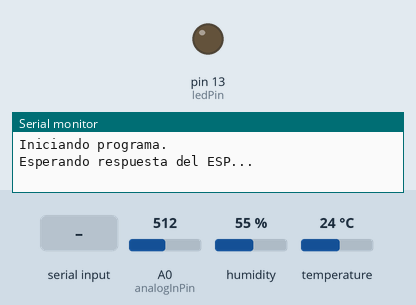
This sketch was run on a simulated Arduino Uno, built with avr-gcc and run on an emulated ATmega328P. On the bench: output pins drawn as LEDs (lit = HIGH), the last lines printed to the serial monitor. The test bench sets the inputs (shaded band); at power-on: A0 (analogInPin) = 512, humidity 55 %, temperature 24 °C.

Above: at 2.3 s.
2.4 s: "Welcome\n" received over the second serial link
At 3.5 s:
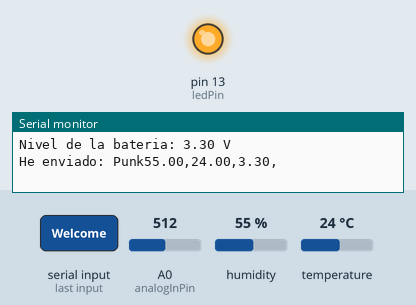
3.9 s: "Successful\n" received over the second serial link
Timing chart, 0 to 6.9 s (numbered marks = the images above; inputs shaded):
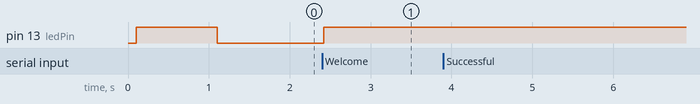

Measured:
- after the input at 2.4 s, pin 13 (ledPin): LOW → HIGH at once

The sketch:

Micro_ADCtoESPserial.ino
```cpp
  /*
 INPUTS:
 - Sensor DHT11 or 22
 - Analog input (battery)

 OUTPUTS:
 - Serial
*/

// Incluimos librerías
#include <DHT.h>              // DHT sensor
#include <JeeLib.h>           // Low power functions library
#include <SoftwareSerial.h>   // Serial comm wih ESP

// Definimos el pin digital donde se conecta el sensor
#define DHTPIN 5
// Definimos el tipo de sensor DHT: 11 o 22
#define DHTTYPE DHT22
// Y los demás
#define analogInPin A0
#define ledPin 13

// Inicializamos el sensor DHT11
DHT dht(DHTPIN, DHTTYPE);

// Inicializar instancia de comunicación serial por software
SoftwareSerial mySerial(11, 12); // RX, TX

const int WAIT_TIME = 1;            // Número de minutos entre medidas
int sensorValue;              // value read from the ADC
int sensorValuedummy;         // value read from the ADC to be discarded
float battery;
int sendFlag;
String S = "" ;

// Interrupciones para bajo consumo
ISR(WDT_vect) { Sleepy::watchdogEvent(); } // Setup the watchdog


void setup() {
  Serial.begin(115200);
  while (!Serial);                // wait for serial port to connect. Needed for native USB port only
  Serial.println("Iniciando programa.");
  Serial.println("Esperando respuesta del ESP...");
  pinMode(ledPin, OUTPUT);
  delay(100);
  digitalWrite(ledPin, HIGH);
  delay(1000);
  digitalWrite(ledPin, LOW);

  // Comenzamos el sensor DHT
  dht.begin();

  mySerial.begin(9600);   // set the data rate for the SoftwareSerial port
  sendFlag = 0;           // 0: Listening through serial / 1: Sending data / 2: Waiting
}


void loop() {
  // En modo escucha serial
  if (sendFlag == 0){
    // Leer datos seriales
    if (mySerial.available()) {
      char c = mySerial.read();
      Serial.print(c);
      if ( c != '\n' ) {            // Hasta que el caracter sea intro
        S = S + c;
      } else {
        if (S.startsWith("Welcome")) {
          sendFlag = 1;
        }
        if (S.startsWith("Successful") || S.startsWith("Request")) {
          sendFlag = 2;
        }
        S = "";
      }
    }
  }

  // En modo recolección y envío de datos al ESP
  if (sendFlag == 1){
    // Leemos la humedad relativa
    float h = dht.readHumidity();
    // Leemos la temperatura en grados Celsius (por defecto)
    float t = dht.readTemperature();
    // Leemos la temperatura en grados Fahrenheit
    float f = dht.readTemperature(true);

    // Comprobamos si ha habido algún error en la lectura
    if (isnan(h) || isnan(t) || isnan(f)) {
      Serial.println("Error obteniendo los datos del sensor DHT11");
      sendFlag = 2;
      //return;
    }

    // Calcular el índice de calor en grados Fahrenheit
    float hif = dht.computeHeatIndex(f, h);
    // Calcular el índice de calor en grados Celsius
    float hic = dht.computeHeatIndex(t, h, false);

    // Monitoreo por puerto serial
    //*
    Serial.print("Humedad: ");
    Serial.print(h);
    Serial.print(" %\t");
    Serial.print("Temperatura: ");
    Serial.print(t);
    Serial.print(" *C ");
    Serial.print(f);
    Serial.print(" *F\t");
    Serial.print("Indice de calor: ");
    Serial.print(hic);
    Serial.print(" *C ");
    Serial.print(hif);
    Serial.println(" *F");
    //*/

    // Leer y filtrar valor de la batería
    for (int i = 0; i < 10; i++){
      sensorValuedummy = analogRead(analogInPin);
      delay(1);
      sensorValuedummy = analogRead(analogInPin);
      if (i == 0) sensorValue = analogRead(analogInPin);
      else sensorValue += analogRead(analogInPin);
    }
    sensorValue = sensorValue/10;         // Valor promedio
    //battery = float(sensorValue)*4.65/1023;       // Vref está en 4.65
    battery = float(sensorValue)*3.3/1023*2;        // Vref está en 3.3, se duplica por el divisor de voltaje
    Serial.print("Nivel de la bateria: ");
    Serial.print(battery);
    Serial.println(" V");
    // Alarma por bajo nivel
    if (battery < 3.5) digitalWrite(ledPin, HIGH);
    //if (battery < 1.75) digitalWrite(ledPin, HIGH);         // Por el divisor de voltaje, debe ser la mitad del valor crítico (3.5V)
    else digitalWrite(ledPin, LOW);

    // Trama GET para comunicación HTTP
    String HData, TData, HICData, BData;
    HData = String(h);
    TData = String(t);
    HICData = String(hic);
    BData = String(battery);
    // Si se usa Thingspeak
    /*
    String Link = "Punkfield1=";
    Link = Link + HData;
    Link += "&field2=";
    Link = Link + TData;
    Link += "&field3=";
    Link = Link + HICData;
    Link += "&field4=";
    Link = Link + BData;
    */
    // Si se usa servidor propio
    String Link = "Punk";
    Link = Link + HData;
    Link += ",";
    Link = Link + TData;
    Link += ",";
    Link = Link + BData;
    Link += ",";
    // Envío de toda la cadena de datos al ESP
    mySerial.print(Link);
    mySerial.print('\r');     // retorno de carro
    Serial.print("He enviado: ");
    Serial.println(Link);
    sendFlag = 0;
    Serial.flush();
  }

  // Modo espera entre lecturas
  if (sendFlag == 2){
    // Si comunicación HTTP fue exitosa o si falló
    // Esperar WAIT_TIME minutos antes del próximo ciclo
    for (int i = 0; i < WAIT_TIME; i++) Sleepy::loseSomeTime(60000);
    //delay(30000);
    sendFlag = 0;
  }

}
```
